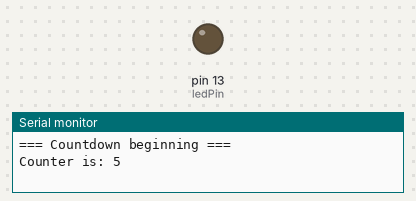
Recording of a sketch running on a simulated Arduino Uno, built with avr-gcc and run on an emulated ATmega328P. Shown: output pins drawn as LEDs (lit = HIGH), the last lines printed to the serial monitor.

Above: at 0.1 s.
At 5.9 s:
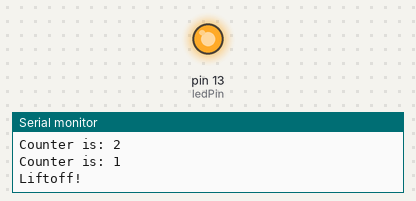
Timing chart, 0 to 7.5 s (numbered marks = the images above):
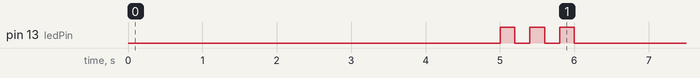

The sketch:

Assignment1_Task4_Roy_King_Jairus_Ofori.ino
```cpp
int ledPin = 13;

void setup() {
  pinMode(ledPin, OUTPUT);
  Serial.begin(9600);

  Serial.println("=== Countdown beginning ===");
  int counter = 5;


  while (counter > 0) {
    Serial.print("Counter is: ");
    Serial.println(counter);

    delay(1000);


    counter = counter - 1;
  }

  Serial.println("Liftoff!");


  digitalWrite(ledPin, HIGH); delay(200); digitalWrite(ledPin, LOW); delay(200);
  digitalWrite(ledPin, HIGH); delay(200); digitalWrite(ledPin, LOW); delay(200);
  digitalWrite(ledPin, HIGH); delay(200); digitalWrite(ledPin, LOW); delay(200);
}

void loop() {

}
```
